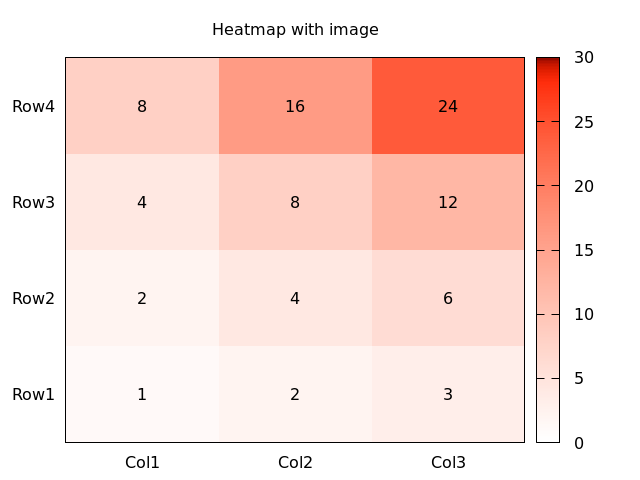

Here is the gnuplot script that generated this plot:
set terminal pngcairo
set output 'heatmap.png'

unset key
set title 'Heatmap with image'

set cbrange [0:30]  # the range of colorbox
set palette cubehelix start -2 cycles 0 saturation 3 gamma 3 negative  # color scheme

plot 'heatmap.dat' matrix rowheaders columnheaders u 1:2:3 with image ,\
                '' matrix rowheaders columnheaders u 1:2:(sprintf("%g", $3)) with labels
